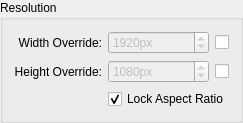
               <widget class="QGroupBox" name="resolution_group">
                <property name="title">
                 <string>Resolution</string>
                </property>
                <layout class="QGridLayout" name="gridLayout_7">
                 <item row="1" column="0">
                  <widget class="QLabel" name="custom_height_label">
                   <property name="sizePolicy">
                    <sizepolicy hsizetype="Expanding" vsizetype="Preferred">
                     <horstretch>0</horstretch>
                     <verstretch>0</verstretch>
                    </sizepolicy>
                   </property>
                   <property name="toolTip">
                    <string>!inherit custom_height</string>
                   </property>
                   <property name="text">
                    <string>Height Override:</string>
                   </property>
                   <property name="alignment">
                    <set>Qt::AlignmentFlag::AlignRight|Qt::AlignmentFlag::AlignTrailing|Qt::AlignmentFlag::AlignVCenter</set>
                   </property>
                   <property name="buddy">
                    <cstring>custom_height</cstring>
                   </property>
                  </widget>
                 </item>
                 <item row="2" column="1">
                  <widget class="QCheckBox" name="lock_aspect">
                   <property name="toolTip">
                    <string>Set if the aspect ratio should be locked to the recommended value.</string>
                   </property>
                   <property name="text">
                    <string>Lock Aspect Ratio</string>
                   </property>
                   <property name="checked">
                    <bool>true</bool>
                   </property>
                  </widget>
                 </item>
                 <item row="1" column="1">
                  <layout class="QHBoxLayout" name="horizontalLayout_8">
                   <item>
                    <widget class="QSpinBox" name="custom_height">
                     <property name="enabled">
                      <bool>false</bool>
                     </property>
                     <property name="sizePolicy">
                      <sizepolicy hsizetype="Expanding" vsizetype="Fixed">
                       <horstretch>0</horstretch>
                       <verstretch>0</verstretch>
                      </sizepolicy>
                     </property>
                     <property name="toolTip">
                      <string>Set an override to render at a specific height.

If the aspect ratio is locked and a width override is set,
then the render may end up smaller than this override.</string>
                     </property>
                     <property name="suffix">
                      <string notr="true">px</string>
                     </property>
                     <property name="minimum">
                      <number>1</number>
                     </property>
                     <property name="maximum">
                      <number>999999</number>
                     </property>
                     <property name="singleStep">
                      <number>9</number>
                     </property>
                     <property name="value">
                      <number>1080</number>
                     </property>
                    </widget>
                   </item>
                   <item>
                    <widget class="QCheckBox" name="enable_custom_height">
                     <property name="toolTip">
                      <string>Enable the height override.
If this is disabled, the height will be set based on the available data.</string>
                     </property>
                     <property name="text">
                      <string/>
                     </property>
                    </widget>
                   </item>
                  </layout>
                 </item>
                 <item row="0" column="1">
                  <layout class="QHBoxLayout" name="horizontalLayout_5">
                   <item>
                    <widget class="QSpinBox" name="custom_width">
                     <property name="enabled">
                      <bool>false</bool>
                     </property>
                     <property name="sizePolicy">
                      <sizepolicy hsizetype="Expanding" vsizetype="Fixed">
                       <horstretch>0</horstretch>
                       <verstretch>0</verstretch>
                      </sizepolicy>
                     </property>
                     <property name="toolTip">
                      <string>Set an override to render at a specific width.

If the aspect ratio is locked and a height override is set,
then the render may end up smaller than this override.</string>
                     </property>
                     <property name="suffix">
                      <string notr="true">px</string>
                     </property>
                     <property name="minimum">
                      <number>1</number>
                     </property>
                     <property name="maximum">
                      <number>999999</number>
                     </property>
                     <property name="singleStep">
                      <number>16</number>
                     </property>
                     <property name="value">
                      <number>1920</number>
                     </property>
                    </widget>
                   </item>
                   <item>
                    <widget class="QCheckBox" name="enable_custom_width">
                     <property name="toolTip">
                      <string>Enable the width override.
If this is disabled, the width will be set based on the available data.</string>
                     </property>
                     <property name="text">
                      <string/>
                     </property>
                    </widget>
                   </item>
                  </layout>
                 </item>
                 <item row="0" column="0">
                  <widget class="QLabel" name="custom_width_label">
                   <property name="sizePolicy">
                    <sizepolicy hsizetype="Expanding" vsizetype="Preferred">
                     <horstretch>0</horstretch>
                     <verstretch>0</verstretch>
                    </sizepolicy>
                   </property>
                   <property name="toolTip">
                    <string>!inherit custom_width</string>
                   </property>
                   <property name="text">
                    <string>Width Override:</string>
                   </property>
                   <property name="alignment">
                    <set>Qt::AlignmentFlag::AlignRight|Qt::AlignmentFlag::AlignTrailing|Qt::AlignmentFlag::AlignVCenter</set>
                   </property>
                   <property name="buddy">
                    <cstring>custom_width</cstring>
                   </property>
                  </widget>
                 </item>
                </layout>
               </widget>
